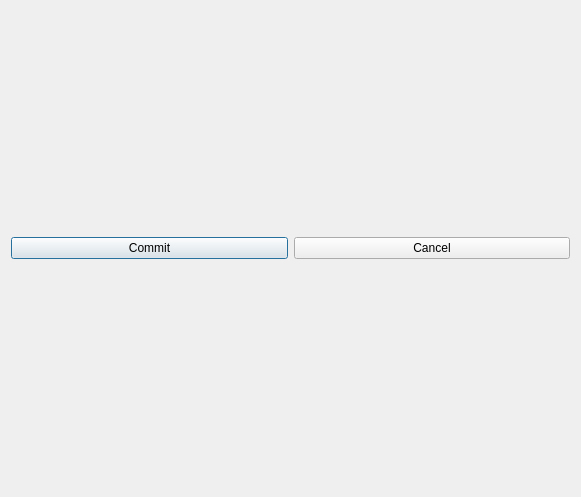
<?xml version="1.0" encoding="UTF-8"?>
<ui version="4.0">
 <class>Dialog</class>
 <widget class="QDialog" name="Dialog">
  <property name="geometry">
   <rect>
    <x>0</x>
    <y>0</y>
    <width>581</width>
    <height>497</height>
   </rect>
  </property>
  <property name="windowTitle">
   <string>Dialog</string>
  </property>
  <layout class="QVBoxLayout" name="verticalLayout">
   <item>
    <layout class="QVBoxLayout" name="horizontalLayoutUpper"/>
   </item>
   <item>
    <layout class="QHBoxLayout" name="horizontalLayout">
     <item>
      <widget class="QPushButton" name="pushButton_Commit">
       <property name="text">
        <string>Commit</string>
       </property>
      </widget>
     </item>
     <item>
      <widget class="QPushButton" name="pushButton_Cancel">
       <property name="text">
        <string>Cancel</string>
       </property>
      </widget>
     </item>
    </layout>
   </item>
  </layout>
 </widget>
 <resources/>
 <connections/>
</ui>
